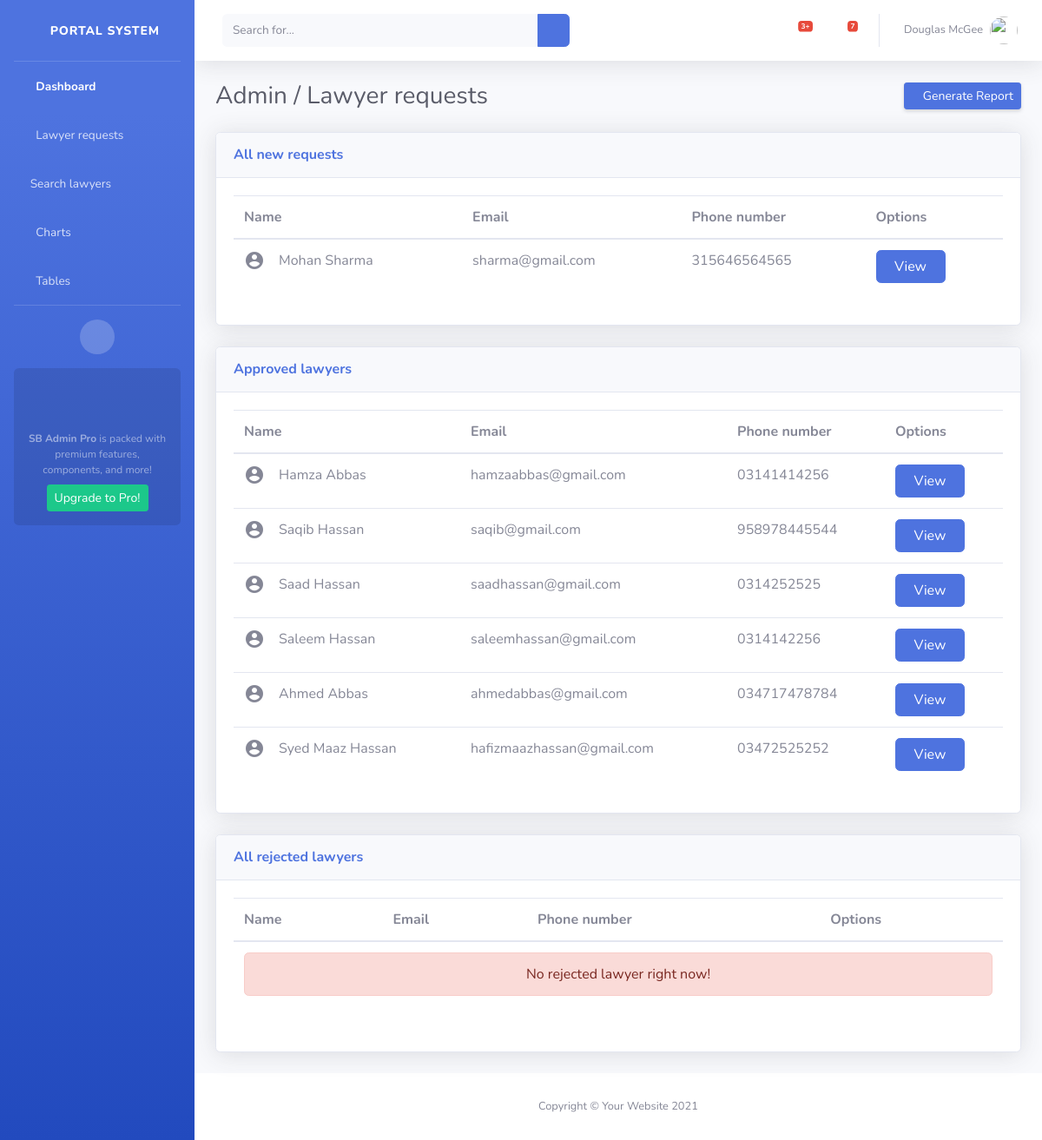
The app's page /admin-panel/requests (signed in) with its own data.
### application/models.py (models this page shows, shortened)
class lawyer(models.Model):
    first_name =  models.CharField(max_length=255)
    last_name =  models.CharField(max_length=255)
    email = models.CharField(max_length=255)
    phone_number =  models.CharField(max_length=15)
    address = models.CharField(max_length=255)
    lisence_number = models.CharField(max_length=90) #ask for limit
    bar_number = models.CharField(max_length=90)
    selected_plan = models.ForeignKey(lawyer_plan, on_delete = models.CASCADE)
    is_approved = models.BooleanField(default = False) #True #False
    is_rejected = models.BooleanField(default = False) #False #True
    user = models.ForeignKey(User, on_delete=models.CASCADE)
    joined_at = models.DateTimeField(default = datetime.now())
    is_sublawyer = models.BooleanField(default = False)
    profile_pic = models.ImageField(upload_to="lawyerprofile", null = True)
    def full_name(self):
        return f'{self.first_name} {self.last_name}'

### adminpanel/views.py (the view)
# urls.py: path('requests', views.lawyer_requests, name="requests"),
def lawyer_requests(request):
    if request.user.is_authenticated and request.user.is_superuser:
        context = {}
        context['all_requests'] = lawyer.objects.filter(is_approved = False, is_rejected = False).order_by("-id")
        context['all_approved'] = lawyer.objects.filter(is_approved = True).order_by("-id")
        context['all_rejected'] = lawyer.objects.filter(is_rejected = True).order_by("-id")
        return render(request, 'dashboard/adminpanel/lawyer-requests.html', context)
    return redirect("application:index")

### templates/dashboard/adminpanel/lawyer-requests.html (shortened to what this page needs)
{% extends 'dashboard/include/base.inc.html' %}
{% load static %}
{% block PageTitle %}Admin / Lawyer requests{% endblock PageTitle %}
{% block Content %}
    <div class="card shadow mb-4">
        <div class="card-header py-3">
            <h6 class="m-0 font-weight-bold text-primary">All new requests</h6>
        </div>
        <div class="card-body">
            <div class="table-responsive">
                <table class="table" id="dataTable" width="100%" cellspacing="0">
                    <thead>
                        <tr>
                            <th>Name</th>
                            <th>Email</th>
                            <th>Phone number</th>
                            <th>Options</th>
                        </tr>
                    </thead>
                    <tbody>
                        {% for request in all_requests %}
                            {% include 'dashboard/adminpanel/inc/request-panel.html' %}
                        {% endfor %}
                    </tbody>
                </table>
            </div>
        </div>
    </div>
    <div class="card shadow mb-4">
        <div class="card-header py-3">
            <h6 class="m-0 font-weight-bold text-primary">Approved lawyers</h6>
        </div>
        <div class="card-body">
            <div class="table-responsive">
                <table class="table" id="dataTable" width="100%" cellspacing="0">
                    <thead>
                        <tr>
                            <th>Name</th>
                            <th>Email</th>
                            <th>Phone number</th>
                            <th>Options</th>
                        </tr>
                    </thead>
                    <tbody>
                        {% for request in all_approved %}
                            {% include 'dashboard/adminpanel/inc/request-panel.html' %}
                        {% endfor %}
                    </tbody>
                </table>
            </div>
        </div>
    </div>
    <div class="card shadow mb-4">
        <div class="card-header py-3">
            <h6 class="m-0 font-weight-bold text-primary">All rejected lawyers</h6>
        </div>
        <div class="card-body">
            <div class="table-responsive">
                <table class="table" id="dataTable" width="100%" cellspacing="0">
                    <thead>
                        <tr>
                            <th>Name</th>
                            <th>Email</th>
                            <th>Phone number</th>
                            <th>Options</th>
                        </tr>
                    </thead>
                    <tbody>
                        {% if not all_rejected %}
                            <tr>
                                <td colspan="4">
                                    <div class="text-center alert alert-danger" role="alert">
                                        No rejected lawyer right now!
                                    </div>
                                </td>
                            </tr>
                        {% endif %}
                    </tbody>
                </table>
            </div>
        </div>
    </div>
{% endblock Content %}

### templates/dashboard/include/base.inc.html (shortened to what this page needs)
{% load static %}
{% include 'dashboard/include/head.inc.html' %}
<body id="page-top">
    <div id="wrapper">
        {% include 'dashboard/include/sidebar.inc.html' %}
        <div id="content-wrapper" class="d-flex flex-column">
            <div id="content">
                {% include 'dashboard/include/navbar.inc.html' %}
                <div class="container-fluid">
                    <div class="d-sm-flex align-items-center justify-content-between mb-4">
                        <h1 class="h3 mb-0 text-gray-800">
                            {% block PageTitle %}{% endblock PageTitle %}
                        </h1>
                        <a href="#" class="d-none d-sm-inline-block btn btn-sm btn-primary shadow-sm"><i
                                class="fas fa-download fa-sm text-white-50"></i> Generate Report</a>
                    </div>
                    {% block Content %}{% endblock Content %}
                </div>
            </div>
            <footer class="sticky-footer bg-white">
                <div class="container my-auto">
                    <div class="copyright text-center my-auto">
                        <span>Copyright &copy; Your Website 2021</span>
                    </div>
                </div>
            </footer>
        </div>
    </div>
</body>
</html>

### templates/dashboard/include/head.inc.html (shortened to what this page needs)
<!DOCTYPE html>
{% load static %}
<html lang="en">
<head>
    <link href="{%static 'dashboard/vendor/fontawesome-free/css/all.min.css' %}" rel="stylesheet" type="text/css">
    <link href="{% static 'dashboard/css/sb-admin-2.min.css' %}" rel="stylesheet">
</head>

### templates/dashboard/include/sidebar.inc.html (shortened to what this page needs)
{% load static %}
<ul class="navbar-nav bg-gradient-primary sidebar sidebar-dark accordion" id="accordionSidebar">
    <a class="sidebar-brand d-flex align-items-center justify-content-start" href="{% url 'application:index' %}">
        <div class="sidebar-brand-icon rotate-n-15">
            <i class="fas fa-gavel"></i>
        </div>
        <div class="sidebar-brand-text mx-3" style="font-size: 14px;">Portal System</div>
    </a>
    <hr class="sidebar-divider my-0">
    <li class="nav-item active">
        <a class="nav-link" href="{% url 'application:index' %}">
            <i class="fas fa-fw fa-tachometer-alt"></i>
            <span>Dashboard</span></a>
    </li>
    {% if user.is_authenticated and user.is_superuser %}
    <li class="nav-item">
        <a class="nav-link" href="{% url 'adminpanel:requests' %}">
            <i class="fas fa-fw fa-user"></i>
            <span>Lawyer requests</span></a>
    </li>
    {% endif %}
    <li class="nav-item">
        <a class="nav-link" href="{% url 'application:search-lawyers' %}">
            <i class="fas fa-gavel"></i>
            <span>Search lawyers</span></a>
    </li>
    <li class="nav-item">
        <a class="nav-link" href="charts.html">
            <i class="fas fa-fw fa-chart-area"></i>
            <span>Charts</span></a>
    </li>
    <li class="nav-item">
        <a class="nav-link" href="tables.html">
            <i class="fas fa-fw fa-table"></i>
            <span>Tables</span></a>
    </li>
    <hr class="sidebar-divider d-none d-md-block">
    <div class="text-center d-none d-md-inline">
        <button class="rounded-circle border-0" id="sidebarToggle"></button>
    </div>
    <div class="sidebar-card">
        <p class="text-center mb-2"><strong>SB Admin Pro</strong> is packed with premium features, components, and more!</p>
        <a class="btn btn-success btn-sm" href="https://startbootstrap.com/theme/sb-admin-pro">Upgrade to Pro!</a>
    </div>
</ul>

### templates/dashboard/include/navbar.inc.html (shortened to what this page needs)
{% load static %}
<nav class="navbar navbar-expand navbar-light bg-white topbar mb-4 static-top shadow">
    <form
        class="d-none d-sm-inline-block form-inline mr-auto ml-md-3 my-2 my-md-0 mw-100 navbar-search">
        <div class="input-group">
            <input type="text" class="form-control bg-light border-0 small" placeholder="Search for..."
                aria-label="Search" aria-describedby="basic-addon2">
            <div class="input-group-append">
                <button class="btn btn-primary" type="button">
                    <i class="fas fa-search fa-sm"></i>
                </button>
            </div>
        </div>
    </form>
    <ul class="navbar-nav ml-auto">
        <li class="nav-item dropdown no-arrow mx-1">
            <a class="nav-link dropdown-toggle" href="#" id="alertsDropdown" role="button"
                data-toggle="dropdown" aria-haspopup="true" aria-expanded="false">
                <i class="fas fa-bell fa-fw"></i>
                <span class="badge badge-danger badge-counter">3+</span>
            </a>
        </li>
        <li class="nav-item dropdown no-arrow mx-1">
            <a class="nav-link dropdown-toggle" href="#" id="messagesDropdown" role="button"
                data-toggle="dropdown" aria-haspopup="true" aria-expanded="false">
                <i class="fas fa-envelope fa-fw"></i>
                <span class="badge badge-danger badge-counter">7</span>
            </a>
        </li>
        <li class="nav-item dropdown no-arrow">
            <a class="nav-link dropdown-toggle" href="#" id="userDropdown" role="button"
                data-toggle="dropdown" aria-haspopup="true" aria-expanded="false">
                <span class="mr-2 d-none d-lg-inline text-gray-600 small">Douglas McGee</span>
                <img class="img-profile rounded-circle"
                    src="{%static 'dashboard/img/undraw_profile.svg' %}"
                >
            </a>
        </li>
    </ul>
</nav>

### templates/dashboard/adminpanel/inc/request-panel.html
{% load static %}
<tr>
    <td>
        <div class="d-flex align-items-center">
            <i class="material-icons mr-3">account_circle</i>
            {{ request.full_name }}
        </div>
    </td>
    <td>{{ request.email }}</td>
    <td>{{ request.phone_number }}</td>
    <td>
        <button type="button" class="btn btn-primary view-details" style="width:80px;" id="view-{{ request.id }}">View</button>
    </td>
</tr>

### templates/dashboard/include/bottomlinks.inc.html (shortened to what this page needs)
{% load static %}

### records on screen
lawyer: full_name "Mohan Sharma", email "sharma@gmail.com", phone_number "315646564565"
lawyer: full_name "Hamza Abbas", email "hamzaabbas@gmail.com", phone_number "03141414256"
lawyer: full_name "Saqib Hassan", email "saqib@gmail.com", phone_number "958978445544"
lawyer: full_name "Saad Hassan", email "saadhassan@gmail.com", phone_number "0314252525"
lawyer: full_name "Saleem Hassan", email "saleemhassan@gmail.com", phone_number "0314142256"
lawyer: full_name "Ahmed Abbas", email "ahmedabbas@gmail.com", phone_number "034717478784"
lawyer: full_name "Syed Maaz Hassan", email "hafizmaazhassan@gmail.com", phone_number "03472525252"
